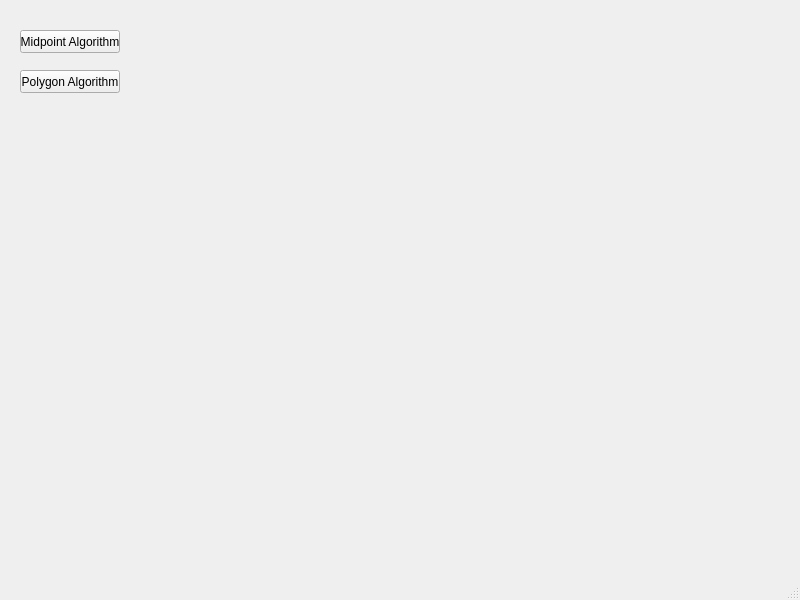
<?xml version="1.0" encoding="UTF-8"?>
<ui version="4.0">
 <class>MainWindow</class>
 <widget class="QMainWindow" name="MainWindow">
  <property name="geometry">
   <rect>
    <x>0</x>
    <y>0</y>
    <width>800</width>
    <height>600</height>
   </rect>
  </property>
  <property name="windowTitle">
   <string>MainWindow</string>
  </property>
  <widget class="QWidget" name="centralwidget">
   <widget class="QwtPlot" name="widget" native="true">
    <property name="geometry">
     <rect>
      <x>130</x>
      <y>10</y>
      <width>641</width>
      <height>541</height>
     </rect>
    </property>
   </widget>
   <widget class="QPushButton" name="pushButton">
    <property name="geometry">
     <rect>
      <x>20</x>
      <y>30</y>
      <width>100</width>
      <height>23</height>
     </rect>
    </property>
    <property name="text">
     <string>Midpoint Algorithm</string>
    </property>
   </widget>
   <widget class="QPushButton" name="pushButton_2">
    <property name="geometry">
     <rect>
      <x>20</x>
      <y>70</y>
      <width>100</width>
      <height>23</height>
     </rect>
    </property>
    <property name="text">
     <string>Polygon Algorithm</string>
    </property>
   </widget>
  </widget>
  <widget class="QMenuBar" name="menubar">
   <property name="geometry">
    <rect>
     <x>0</x>
     <y>0</y>
     <width>800</width>
     <height>21</height>
    </rect>
   </property>
  </widget>
  <widget class="QStatusBar" name="statusbar"/>
 </widget>
 <customwidgets>
  <customwidget>
   <class>QwtPlot</class>
   <extends>QWidget</extends>
   <header>qwt_plot.h</header>
   <container>1</container>
  </customwidget>
 </customwidgets>
 <resources/>
 <connections/>
</ui>
